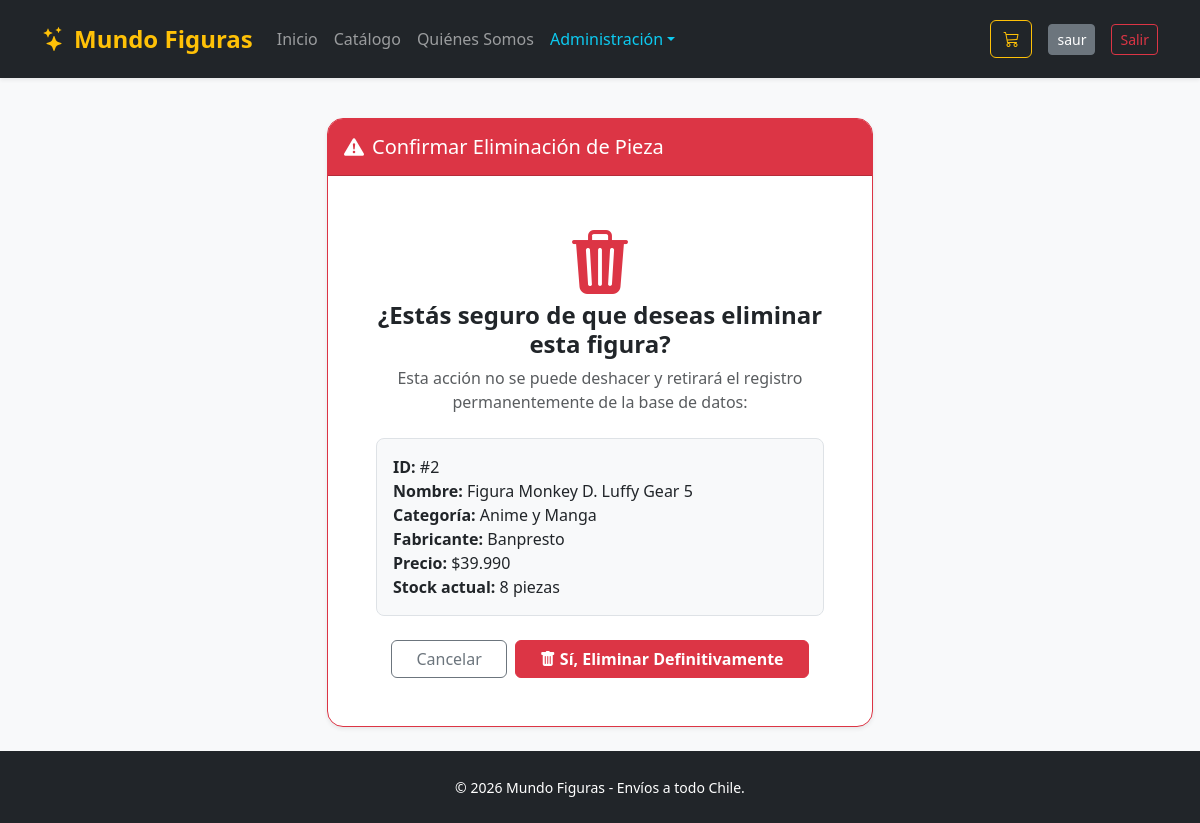
The app's page /catalogo/gestion/eliminar/2/ (signed in) with its own data.
### apps/catalogo/models.py (models this page shows, shortened)
class Figura(models.Model):
    nombre = models.CharField(max_length=200, verbose_name="Nombre de la Figura")
    slug = models.SlugField(max_length=220, unique=True, blank=True)
    categoria = models.ForeignKey(Categoria, on_delete=models.PROTECT, related_name="figuras", verbose_name="Categoría")
    fabricante = models.CharField(max_length=100, verbose_name="Fabricante / Marca")
    escala = models.CharField(max_length=50, blank=True, verbose_name="Escala o Altura")
    descripcion = models.TextField(verbose_name="Descripción y Materiales")
    precio = models.DecimalField(max_digits=10, decimal_places=0, validators=[MinValueValidator(0)], verbose_name="Precio en CLP")
    stock = models.PositiveIntegerField(default=0, verbose_name="Stock disponible")
    imagen = models.ImageField(upload_to="figuras/", blank=True, null=True, verbose_name="Fotografía")
    destacado = models.BooleanField(default=False, verbose_name="¿Destacado?")
    activo = models.BooleanField(default=True, verbose_name="¿Disponible?")
    fecha_creacion = models.DateTimeField(auto_now_add=True)
    fecha_actualizacion = models.DateTimeField(auto_now=True)
    class Meta:
        verbose_name_plural = "Figuras Coleccionables"
        ordering = ['-fecha_creacion']
    @property
    def precio_formateado(self):
        return f"${self.precio:,.0f}".replace(",", ".")

class Categoria(models.Model):
    nombre = models.CharField(max_length=100, unique=True, verbose_name="Categoría o Franquicia")
    slug = models.SlugField(max_length=120, unique=True, blank=True, help_text="URL amigable")
    descripcion = models.TextField(blank=True, verbose_name="Descripción")
    activo = models.BooleanField(default=True, verbose_name="¿Activo?")
    creado_en = models.DateTimeField(auto_now_add=True)
    class Meta:
        verbose_name_plural = "Categorías"
        ordering = ['nombre']

### apps/catalogo/views.py (the view)
# urls.py: path('gestion/eliminar/<int:id>/', views.figura_eliminar, name='eliminar'),
@login_required
@user_passes_test(es_administrador, login_url='catalogo:lista')
def figura_eliminar(request, id):
    figura = get_object_or_404(Figura, id=id)
    if request.method == 'POST':
        nombre = figura.nombre
        figura.delete()
        messages.success(request, f"Figura '{nombre}' eliminada.")
        return redirect('catalogo:gestion')
    return render(request, 'catalogo/figura_confirmar_eliminar.html', {'figura': figura})

### apps/catalogo/views.py (called while the page is built)
def es_administrador(user):
    return user.is_authenticated and (user.is_staff or user.is_superuser)

### apps/pedidos/context_processors.py (called while the page is built)
def carrito_context(request):
    carrito = request.session.get('carrito', {})
    total_items = sum(item.get('cantidad', 0) for item in carrito.values())
    return {
        'carrito_total_items': total_items
    }

### apps/catalogo/templates/catalogo/figura_confirmar_eliminar.html (shortened to what this page needs)
{% extends 'base.html' %}
{% block content %}
<div class="row justify-content-center">
    <div class="col-md-6">
        <div class="card border-danger shadow-sm rounded-4 overflow-hidden bg-white">
            <div class="card-header bg-danger text-white py-3">
                <h5 class="card-title mb-0"><i class="bi bi-exclamation-triangle-fill me-2"></i>Confirmar Eliminación de Pieza</h5>
            </div>
            <div class="card-body p-4 p-md-5 text-center">
                <i class="bi bi-trash3-fill text-danger display-3 mb-3"></i>
                <h4 class="fw-bold mb-2">¿Estás seguro de que deseas eliminar esta figura?</h4>
                <p class="text-muted mb-4">Esta acción no se puede deshacer y retirará el registro permanentemente de la base de datos:</p>
                <div class="p-3 bg-light rounded-3 border mb-4 text-start">
                    <ul class="list-unstyled mb-0">
                        <li><strong>ID:</strong> #{{ figura.id }}</li>
                        <li><strong>Nombre:</strong> {{ figura.nombre }}</li>
                        <li><strong>Categoría:</strong> {{ figura.categoria.nombre }}</li>
                        <li><strong>Fabricante:</strong> {{ figura.fabricante }}</li>
                        <li><strong>Precio:</strong> {{ figura.precio_formateado }}</li>
                        <li><strong>Stock actual:</strong> {{ figura.stock }} piezas</li>
                    </ul>
                </div>
                <form method="post">
                    <div class="d-flex justify-content-center gap-2">
                        <a href="{% url 'catalogo:gestion' %}" class="btn btn-outline-secondary px-4">
                            Cancelar
                        </a>
                        <button type="submit" class="btn btn-danger px-4 fw-semibold">
                            <i class="bi bi-trash-fill me-1"></i>Sí, Eliminar Definitivamente
                        </button>
                    </div>
                </form>
            </div>
        </div>
    </div>
</div>
{% endblock %}

### templates/base.html (shortened to what this page needs)
<!DOCTYPE html>
<html lang="es">
<head>
    <link href="https://cdn.jsdelivr.net/npm/bootstrap@5.3.3/dist/css/bootstrap.min.css" rel="stylesheet">
    <link rel="stylesheet" href="https://cdn.jsdelivr.net/npm/bootstrap-icons@1.11.3/font/bootstrap-icons.min.css">
</head>
<body class="bg-light d-flex flex-column min-vh-100">
    <nav class="navbar navbar-expand-lg navbar-dark bg-dark sticky-top shadow-sm py-3">
        <div class="container">
            <a class="navbar-brand fw-bold text-warning fs-4" href="{% url 'core:inicio' %}">
                <i class="bi bi-stars me-2"></i>Mundo Figuras
            </a>
            <div class="collapse navbar-collapse" id="menu">
                <ul class="navbar-nav me-auto">
                    <li class="nav-item"><a class="nav-link" href="{% url 'core:inicio' %}">Inicio</a></li>
                    <li class="nav-item"><a class="nav-link" href="{% url 'catalogo:lista' %}">Catálogo</a></li>
                    <li class="nav-item"><a class="nav-link" href="{% url 'core:nosotros' %}">Quiénes Somos</a></li>
                    {% if user.is_staff %}
                    <li class="nav-item dropdown">
                        <a class="nav-link dropdown-toggle text-info" href="#" data-bs-toggle="dropdown">Administración</a>
                    </li>
                    {% endif %}
                </ul>
                <div class="d-flex align-items-center gap-3">
                    <a href="{% url 'pedidos:ver' %}" class="btn btn-outline-warning position-relative">
                        <i class="bi bi-cart3"></i>
                    </a>
                    {% if user.is_authenticated %}
                        <a href="{% url 'usuarios:perfil' %}" class="btn btn-secondary btn-sm">{{ user.username }}</a>
                        <a href="{% url 'usuarios:logout' %}" class="btn btn-outline-danger btn-sm">Salir</a>
                    {% else %}
                        <a href="{% url 'usuarios:login' %}" class="btn btn-outline-light btn-sm">Ingresar</a>
                        <a href="{% url 'usuarios:registro' %}" class="btn btn-warning btn-sm fw-semibold">Registrarse</a>
                    {% endif %}
                </div>
            </div>
        </div>
    </nav>
    <main class="container my-4 flex-grow-1">
        {% block content %}{% endblock %}
    </main>
    <footer class="bg-dark text-white py-4 mt-auto">
        <div class="container text-center">
            <small>&copy; 2026 Mundo Figuras - Envíos a todo Chile.</small>
        </div>
    </footer>
</body>
</html>

### records on screen
Figura: id "2", nombre "Figura Monkey D. Luffy Gear 5", categoria.nombre "Anime y Manga", fabricante "Banpresto", precio_formateado "$39.990", stock "8"

### other values on screen
{{ user.username }} "saur"
